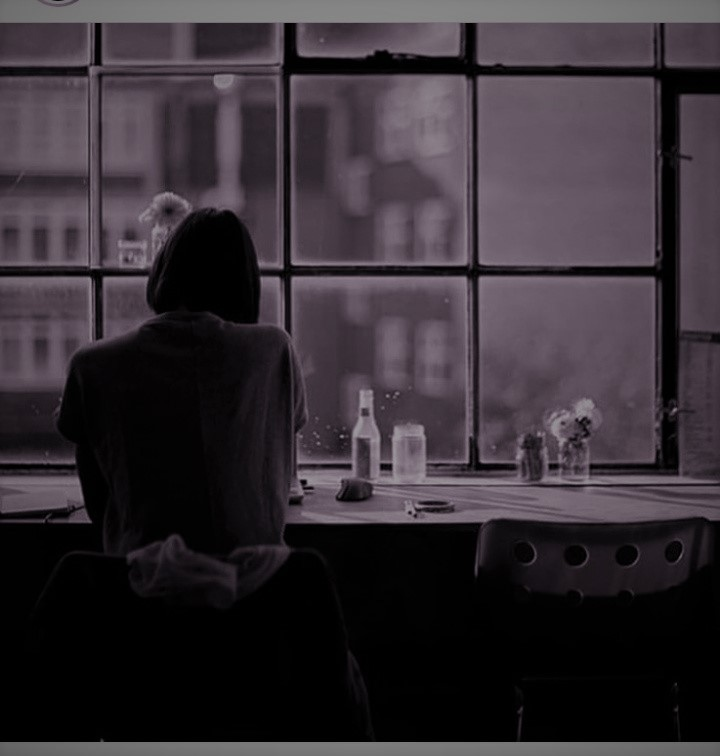
//> input picture res/image.jpg, 720 x 756 px
$ ./main   (built with g++ and OpenCV 4)
//> lines starting //> are read from the running program, lines starting //| are printed output that depends on the picture
#include <iostream>
#include <stdexcept>
#include <algorithm>
#include <random>
#include <vector>
#include <math.h>

#include <opencv2/highgui/highgui.hpp>
#include <opencv2/core/core.hpp>
#include "opencv2/imgcodecs.hpp"
#include "opencv2/imgproc.hpp"

using namespace cv;
using namespace std;


//grayscaleImage

Mat grayscaleImage(Mat image) {

	Mat grayImage;

	cvtColor(image, grayImage, COLOR_BGR2GRAY);
	imwrite("res/gray.jpg", grayImage);

	namedWindow("image", WINDOW_AUTOSIZE);
	namedWindow("Gray image", WINDOW_AUTOSIZE);

	imshow("image", image);
	imshow("Gray image", grayImage);
	return grayImage;
}

//Increase contrast

void imageContrast(Mat image) {

	Mat res, gray;
	cvtColor(image, gray, COLOR_BGR2GRAY);

	equalizeHist(gray, res);

	imwrite("res/histogramEqualized.jpg", res);

	namedWindow("Image", WINDOW_AUTOSIZE);
	namedWindow("Histogram Equalized Image", WINDOW_AUTOSIZE);

	imshow("Image", image);
	imshow("Histogram Equalized Image", res);
}

//CANNY

void canny(Mat image) {

	Mat canny;
	Mat grayImage, detected_edges;


	cvtColor(image, grayImage, COLOR_BGR2GRAY);

	blur(grayImage, detected_edges, Size(3, 3));

	Canny(detected_edges, canny, 100, 200, 3);

	imwrite("res/imageCanny.jpg", grayImage);

	namedWindow("Image");
	imshow("Image", image);

	namedWindow("Canny");
	imshow("Canny", canny);
}


//distance transform and corner points
Mat distTransform(Mat image, Mat Edges) {
	Mat gray;
	cvtColor(image, gray, COLOR_BGR2GRAY);
	vector<Point2f> cornerPoints;

	goodFeaturesToTrack(gray, cornerPoints, 100, 0.2, 2);

	Scalar color(255, 255, 100, 255);
	Mat distTransformImage = image.clone();
	Mat edgeWithCorners = Edges.clone();
        double minThreshold = 40.0, maxThreshold = 255.0;

	for (auto i = cornerPoints.begin(); i != cornerPoints.end(); i++) {
		circle(edgeWithCorners, *i, 7, color);
	}

	bitwise_not(edgeWithCorners, edgeWithCorners);
	cvtColor(edgeWithCorners, edgeWithCorners, COLOR_BGR2GRAY);

	distanceTransform(edgeWithCorners, distTransformImage, DIST_L2, 3);
	normalize(distTransformImage, distTransformImage, 0, 1., NORM_MINMAX);

	namedWindow("distance transform Image", WINDOW_AUTOSIZE);
	imshow("distance transform Image", distTransformImage);
	return distTransformImage;
}


//filter


int funcMinMax(int val, int max) {
	int min = 0;
	if (val < min) return min;
	if (val > max) return max;

	return val;
}

Point pixel(Mat grayImage, int rad, int x, int y) {
	int size = 2 * rad + 1;
	pair<int, Point>* around = new pair<int, Point>[size * size];

	for (int l = -rad; l < rad + 1; l++) {
		for (int k = -rad; k < rad + 1; k++) {
			int xd = funcMinMax(x + k, grayImage.cols - 1);
			int yd = funcMinMax(y + l, grayImage.rows - 1);

			around[(l + rad) * size + (k + rad)] = make_pair(static_cast<int>(grayImage.at<uchar>(yd, xd)), Point(xd, yd));
		}
	}

	sort(around, around + size * size, [](pair<int, Point> a, pair<int, Point> b)->bool {return a.first < b.first;});
	Point result = (around[(size * size) / 2]).second;
	delete[]around;

	return result;
}

void IntegralImage(Mat image, Mat edges, double k) {

	Mat distImage = distTransform(image, edges);
	Mat grayImage = grayscaleImage(image);

	Mat integralImage, res = image.clone();
	integral(image, integralImage);

	for (int i = 0; i < image.rows; i++) {
		for (int j = 0; j < image.cols; j++) {

			int rad = min(static_cast<int>(k * distImage.at<uchar>(Point(i, j))), 4);
			Point p1(j - rad, i - rad), p2(funcMinMax(j + rad, image.cols - 1), i - rad),
						p3(funcMinMax(j + rad, image.cols - 1), funcMinMax(i + rad, image.rows - 1)),
						p4(funcMinMax(j - rad, funcMinMax(i + rad, image.rows - 1)));

			int temp = integralImage.at<int>(p1) + integralImage.at<int>(p3) - integralImage.at<int>(p2) - integralImage.at<int>(p4);
			float t = pow((2 * rad + 1), 2);

			res.at<uchar>(Point(i, j)) = static_cast<uchar>(float(temp) / t);
		}
	}

	imshow("Filter with integral image", res);
	waitKey();
}


//corner points in the image, harris

void harris(Mat image) {

	Mat res, src;
	int thresh = 200;

	cvtColor(image, src, COLOR_BGR2GRAY);

	Mat dst, dst_norm;
	dst = Mat::zeros(src.size(), CV_32FC1);

	cornerHarris(src, dst, 2, 3, 0.05);

	normalize(dst, dst_norm, 0, 255, NORM_MINMAX, CV_32FC1, Mat());
	convertScaleAbs(dst_norm, res);


	for (int j = 0; j < dst_norm.rows; j++)
	{
		for (int i = 0; i < dst_norm.cols; i++)
		{
			if ((int)dst_norm.at<float>(j, i) > thresh)
			{
				circle(res, Point(i, j), 2, Scalar(0), 2, 8, 0);
			}
		}
	}

	namedWindow("Image");
	imshow("Image", src);

	namedWindow("Corners");
	imshow("Corners", res);
}


void Filter(Mat image, Mat edges, double k) {

	Mat distImage = distTransform(image, edges);
	Mat grayImage = grayscaleImage(image);
	float averageRadius = 0.0f;
	Mat res = image.clone();

	for (int i = 0; i < image.rows; i++) {
		for (int j = 0; j < image.cols; j++) {
			int rad = min(static_cast<int>(k * distImage.at<uchar>(Point(i, j))), 5);
			Point p = pixel(grayImage, rad, i, j);
			res.at<uchar>(Point(i, j)) = image.at<uchar>(Point(p.x, p.y));
			averageRadius += rad;
		}
	}

	namedWindow("Image", WINDOW_AUTOSIZE);
	imshow("Image", image);

	namedWindow("Filter", WINDOW_AUTOSIZE);
	imshow("Filter", res);
	waitKey();
}

int main()
{
	Mat image = imread("res/image.jpg", IMREAD_COLOR);
//> image is the input picture: 756 rows x 720 cols, CV_8UC3; mean B, G, R 52.4, 46.4, 53.3

	Mat gray = grayscaleImage(image);

	imageContrast(image);

	Mat imageCanny = imread("res/histogramEqualized.jpg", IMREAD_COLOR);
//> imageCanny: 756 rows x 720 cols, CV_8UC3; min 0, max 255, mean 108.1

	canny(imageCanny);
//> in canny, `Canny(detected_edges, canny, 100, 200, 3);`:
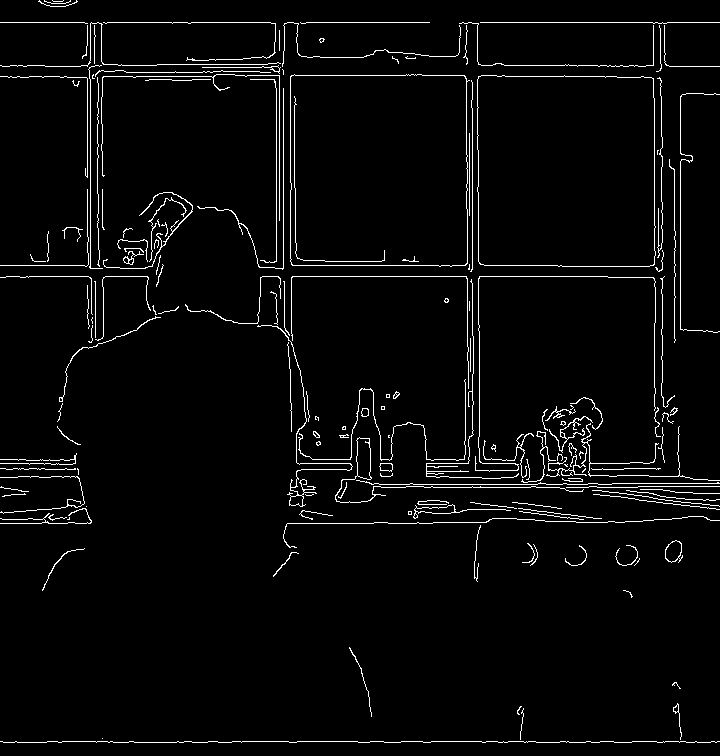
//> canny: 756 rows x 720 cols, CV_8UC1; 3.3% white in thin lines or dots

	Mat imageHarris = imread("res/image.jpg", IMREAD_COLOR);

	harris(imageHarris);
//> after the loop in harris, `for (int j = 0; j < dst_norm.rows; j++)`:
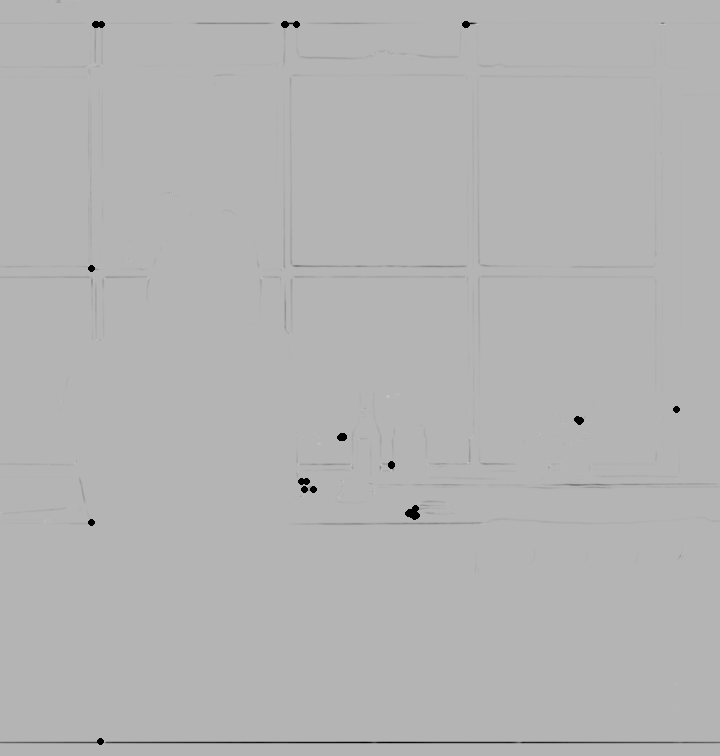
//> res: 756 rows x 720 cols, CV_8UC1; min 0, max 201, mean 179.2
	Mat dist = distTransform(image, imageCanny);
//> in distTransform, `goodFeaturesToTrack(gray, cornerPoints, 100, 0.2, 2);`: cornerPoints = 100 Points (x, y), first 12: [409, 512], [340, 436], [579, 419], [301, 481], [95, 23], [284, 24], [343, 436], [415, 512], [305, 480], [313, 488], [387, 395], [415, 516]
//> the loop in distTransform, `for (auto i = cornerPoints.begin(); i != cornerPoints.end(); i++)` made 100 passes
//> after the loop in distTransform, `for (auto i = cornerPoints.begin(); i != cornerPoints.end(); i++)`:
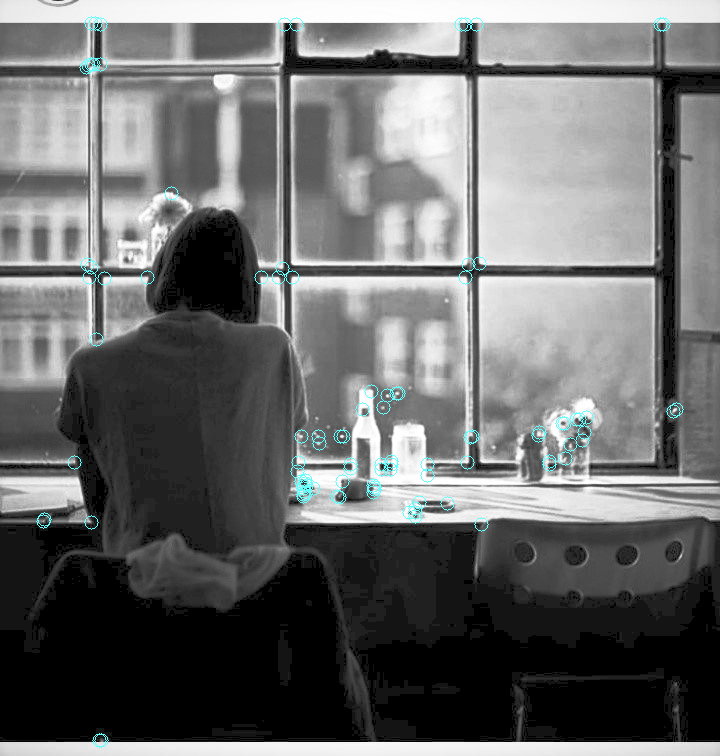
//> edgeWithCorners: 756 rows x 720 cols, CV_8UC3; mean B, G, R 108.7, 108.7, 107.8
//> in distTransform, `bitwise_not(edgeWithCorners, edgeWithCorners);`:
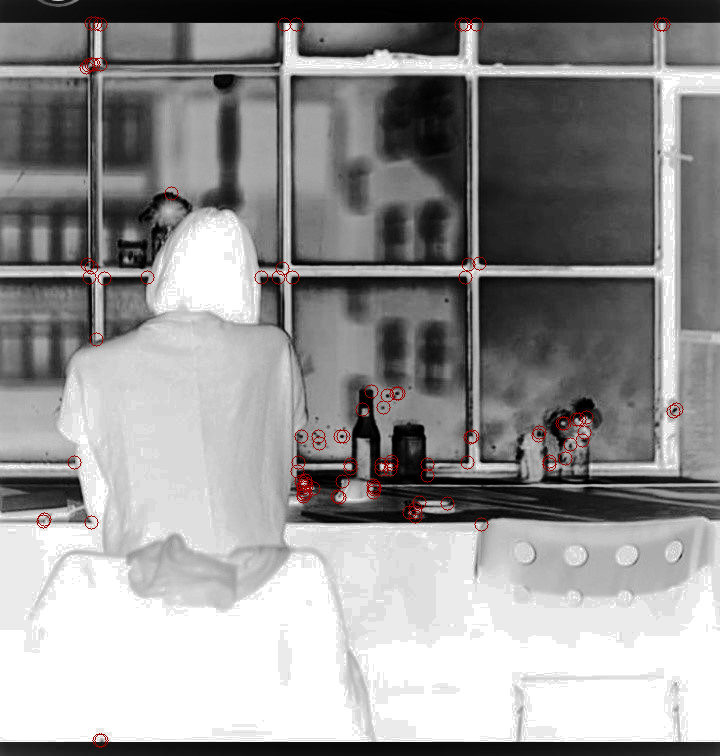
//> edgeWithCorners: 756 rows x 720 cols, CV_8UC3; mean B, G, R 146.3, 146.3, 147.2
//> in distTransform, `distanceTransform(edgeWithCorners, distTransformImage, DIST_L2, 3);`:
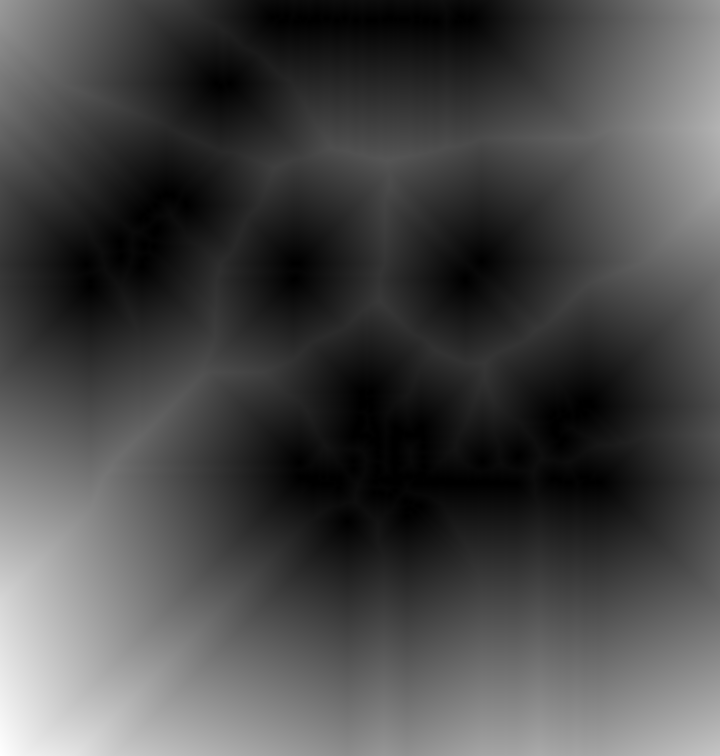
//> distTransformImage: 756 rows x 720 cols, CV_32FC1; min 0, max 401.1, mean 113.5; drawn with min black and max white

	Filter(image, imageCanny, 5);
//> the loop in distTransform (call 2), `for (auto i = cornerPoints.begin(); i != cornerPoints.end(); i++)` made 100 passes
//> the loop in Filter, `for (int i = 0; i < image.rows; i++)` made 756 passes
//> averageRadius on passes 1 to 3: 3580, 7180, 10755
//> after the loop in Filter, `for (int i = 0; i < image.rows; i++)`: averageRadius = 2711295
	IntegralImage(image, imageCanny, 5);
//> in IntegralImage, `integral(image, integralImage);`:
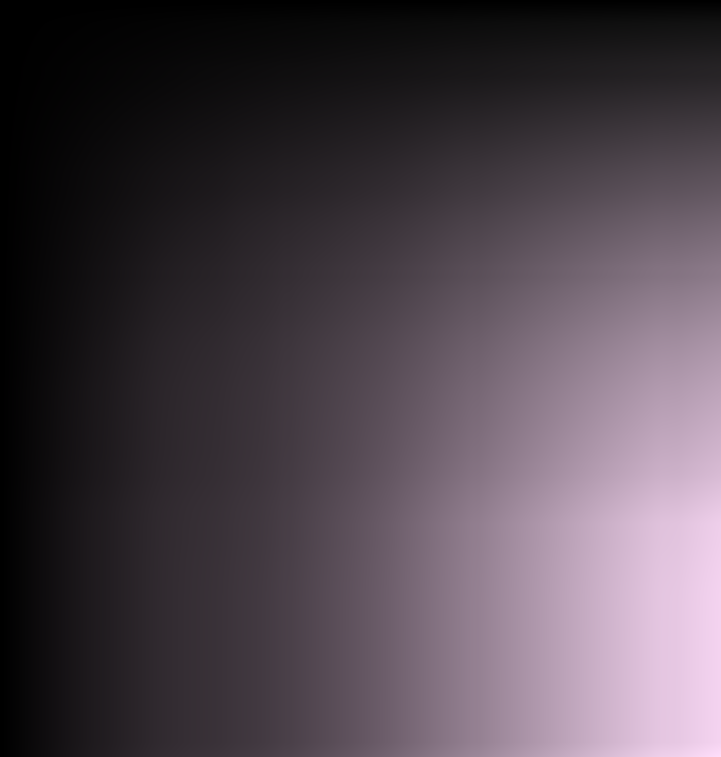
//> integralImage: 757 rows x 721 cols, CV_32SC3; mean B, G, R 8723998.3, 7732881.9, 8876983; drawn with min black and max white
//> after the loop in IntegralImage, `for (int i = 0; i < image.rows; i++)`:
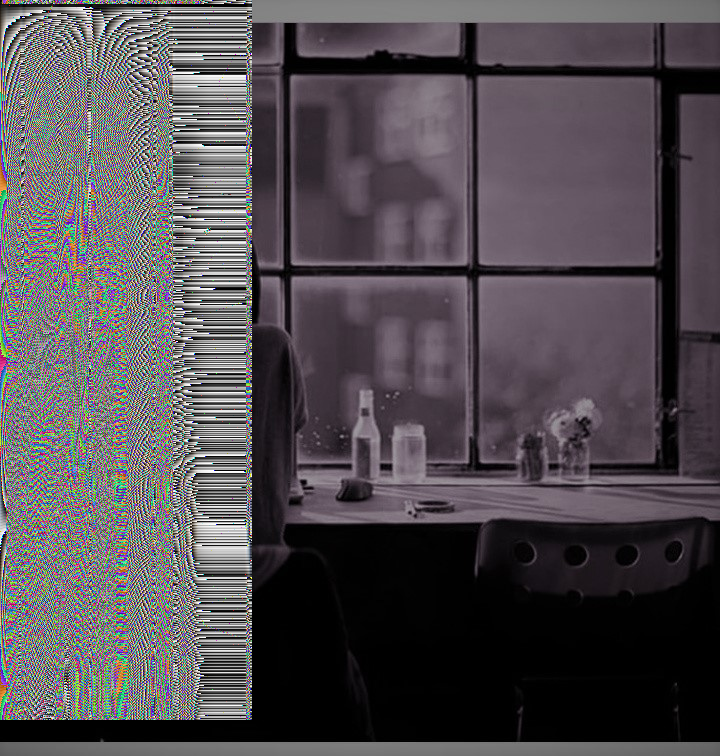
//> res: 756 rows x 720 cols, CV_8UC3; mean B, G, R 81.6, 77.3, 82.2


	waitKey(0);
	return 0;
}

$ run again, with res/cat.jpg copied over res/image.jpg
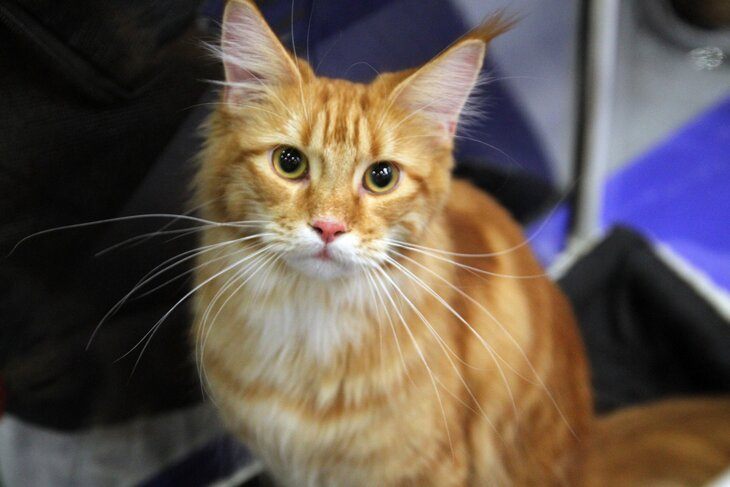
//> input picture res/cat.jpg, 730 x 487 px
//> image is the input picture: 487 rows x 730 cols, CV_8UC3; mean B, G, R 77.5, 86.1, 98.4
//> in canny, `Canny(detected_edges, canny, 100, 200, 3);`:
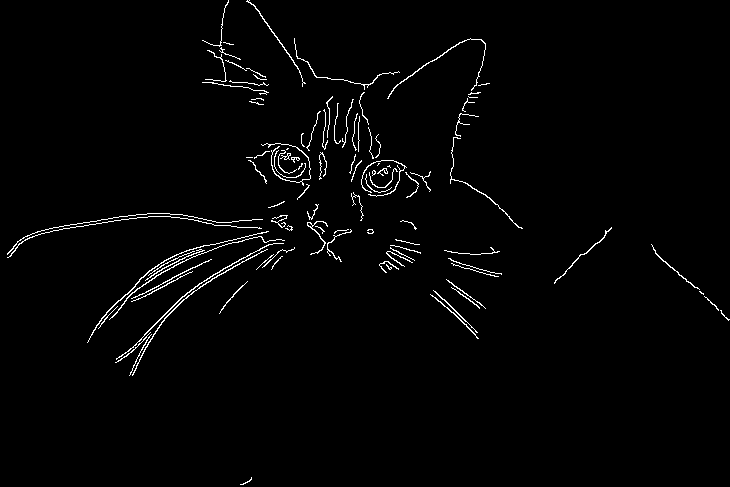
//> canny: 487 rows x 730 cols, CV_8UC1; 1.8% white in thin lines or dots
//> cornerPoints = 9 Points (x, y): [384, 169], [288, 154], [386, 173], [381, 172], [374, 172], [292, 158], [283, 151], [285, 158], [282, 156]
//> the loop in distTransform, `for (auto i = cornerPoints.begin(); i != cornerPoints.end(); i++)` made 9 passes
//> the loop in distTransform (call 2), `for (auto i = cornerPoints.begin(); i != cornerPoints.end(); i++)` made 9 passes
//> the loop in Filter, `for (int i = 0; i < image.rows; i++)` made 487 passes
//> averageRadius on passes 1 to 3: 3545, 7090, 10655
//> after the loop in Filter, `for (int i = 0; i < image.rows; i++)`: averageRadius = 1731980
//> after the loop in IntegralImage, `for (int i = 0; i < image.rows; i++)`:
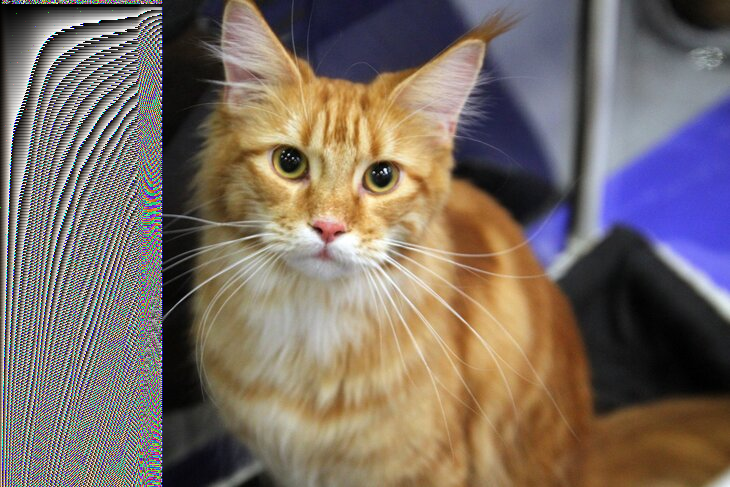
//> res: 487 rows x 730 cols, CV_8UC3; mean B, G, R 100.5, 108.9, 121.2
